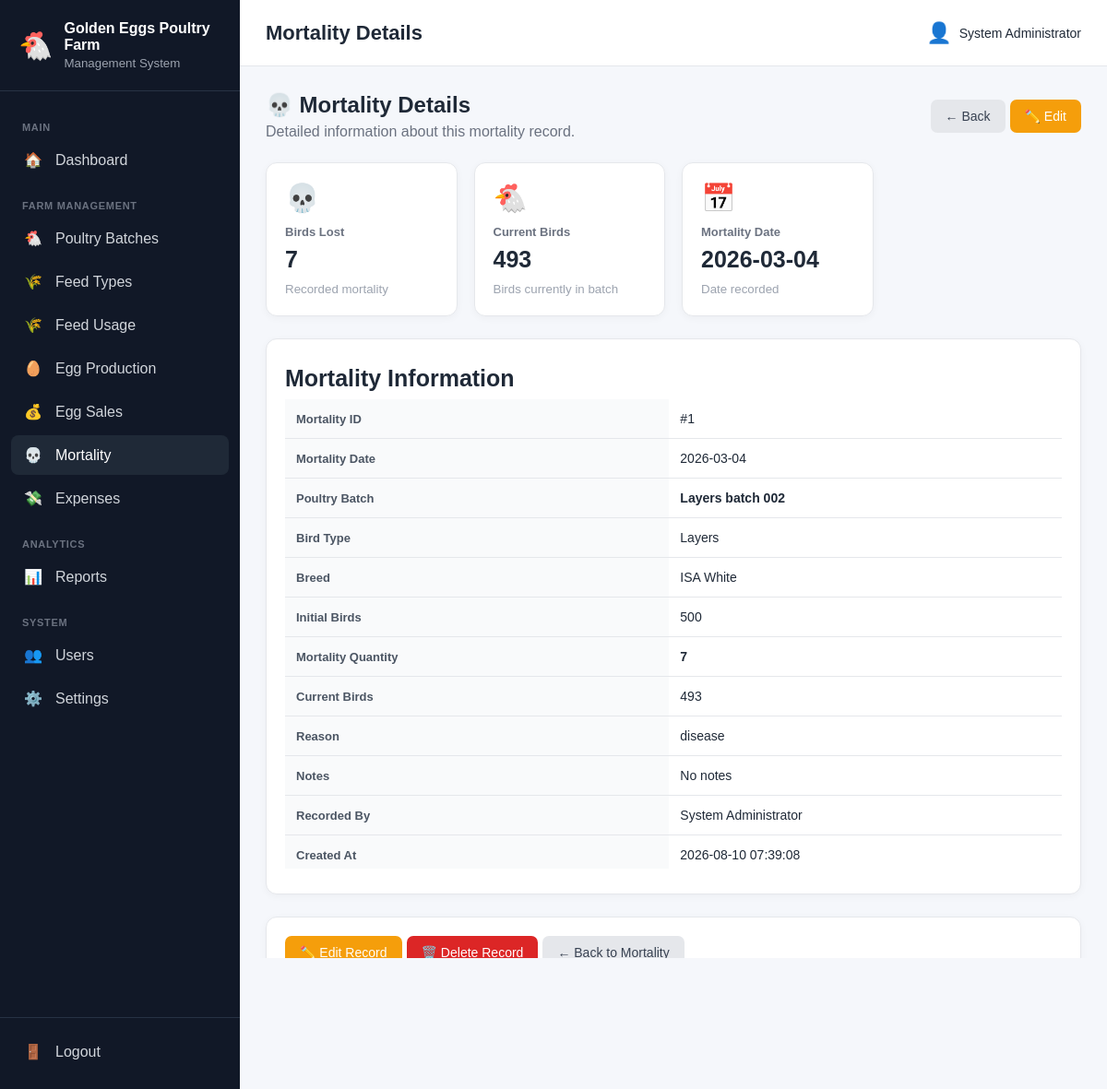
/mortality/view.php?id=1 (signed in), run on the app's committed database.
### tables this page shows
CREATE TABLE `farm_settings` (
  `id` int(10) unsigned NOT NULL AUTO_INCREMENT,
  `farm_name` varchar(150) NOT NULL,
  `farm_location` varchar(255) DEFAULT NULL,
  `phone` varchar(50) DEFAULT NULL,
  `email` varchar(150) DEFAULT NULL,
  `currency` varchar(10) DEFAULT 'GHS',
  `timezone` varchar(100) DEFAULT 'Africa/Accra',
  `created_at` timestamp NOT NULL DEFAULT current_timestamp(),
  `updated_at` timestamp NOT NULL DEFAULT current_timestamp() ON UPDATE current_timestamp(),
  PRIMARY KEY (`id`)
);

CREATE TABLE `mortality` (
  `id` int(10) unsigned NOT NULL AUTO_INCREMENT,
  `batch_id` int(10) unsigned NOT NULL,
  `mortality_date` date NOT NULL,
  `quantity` int(10) unsigned NOT NULL,
  `reason` varchar(255) DEFAULT NULL,
  `notes` text DEFAULT NULL,
  `recorded_by` int(10) unsigned DEFAULT NULL,
  `created_at` timestamp NOT NULL DEFAULT current_timestamp(),
  PRIMARY KEY (`id`),
  KEY `idx_mortality_date` (`mortality_date`),
  KEY `fk_mortality_batch` (`batch_id`),
  KEY `fk_mortality_user` (`recorded_by`),
  CONSTRAINT `fk_mortality_batch` FOREIGN KEY (`batch_id`) REFERENCES `poultry_batches` (`id`) ON DELETE CASCADE,
  CONSTRAINT `fk_mortality_user` FOREIGN KEY (`recorded_by`) REFERENCES `users` (`id`) ON DELETE SET NULL
);

CREATE TABLE `poultry_batches` (
  `id` int(10) unsigned NOT NULL AUTO_INCREMENT,
  `batch_name` varchar(100) NOT NULL,
  `bird_type` varchar(100) NOT NULL,
  `breed` varchar(100) DEFAULT NULL,
  `initial_quantity` int(10) unsigned NOT NULL,
  `current_quantity` int(10) unsigned NOT NULL,
  `date_started` date NOT NULL,
  `expected_sale_date` date DEFAULT NULL,
  `status` enum('active','sold','completed') DEFAULT 'active',
  `notes` text DEFAULT NULL,
  `created_by` int(10) unsigned DEFAULT NULL,
  `created_at` timestamp NOT NULL DEFAULT current_timestamp(),
  `updated_at` timestamp NOT NULL DEFAULT current_timestamp() ON UPDATE current_timestamp(),
  PRIMARY KEY (`id`),
  KEY `idx_batch_status` (`status`),
  KEY `idx_batch_date` (`date_started`),
  KEY `fk_batch_user` (`created_by`),
  CONSTRAINT `fk_batch_user` FOREIGN KEY (`created_by`) REFERENCES `users` (`id`) ON DELETE SET NULL
);

CREATE TABLE `users` (
  `id` int(10) unsigned NOT NULL AUTO_INCREMENT,
  `full_name` varchar(150) NOT NULL,
  `username` varchar(100) NOT NULL,
  `email` varchar(150) DEFAULT NULL,
  `password_hash` varchar(255) NOT NULL,
  `role` enum('admin','co_owner','employee') NOT NULL DEFAULT 'employee',
  `status` enum('active','inactive') NOT NULL DEFAULT 'active',
  `last_login` datetime DEFAULT NULL,
  `created_at` timestamp NOT NULL DEFAULT current_timestamp(),
  `updated_at` timestamp NOT NULL DEFAULT current_timestamp() ON UPDATE current_timestamp(),
  PRIMARY KEY (`id`),
  UNIQUE KEY `username` (`username`),
  UNIQUE KEY `email` (`email`)
);

### includes/functions.php (called while the page is built, shortened)
<?php
function e(?string $value): string
{
    return htmlspecialchars(
        $value ?? '',
        ENT_QUOTES,
        'UTF-8'
    );
}
function farmSettings(): array
{
    global $pdo;
    $settings = [
        'farm_name' =>
            defined('DEFAULT_FARM_NAME')
                ? DEFAULT_FARM_NAME
                : 'Poultry Farm',
        'farm_location' =>
            'Ghana',
        'phone' =>
            null,
        'email' =>
            null,
        'currency' =>
            defined('DEFAULT_CURRENCY')
                ? DEFAULT_CURRENCY
                : 'GHS',
        'timezone' =>
            defined('DEFAULT_TIMEZONE')
                ? DEFAULT_TIMEZONE
                : 'Africa/Accra'
    ];
    try {
        $stmt = $pdo->query("
            SELECT
                farm_name,
                farm_location,
                phone,
                email,
                currency,
                timezone
            FROM farm_settings
            ORDER BY id ASC
            LIMIT 1
        ");
        $databaseSettings =
            $stmt->fetch(PDO::FETCH_ASSOC);
        if ($databaseSettings) {
            $settings = array_merge(
                $settings,
                $databaseSettings
            );
        }
    } catch (Throwable $e) {
    }
    return $settings;
}
function farmName(): string
{
    return (string) (
        farmSettings()['farm_name']
        ?? 'Poultry Farm'
    );
}
function number(int|float $value): string
{
    return number_format(
        (float)$value
    );
}

### mortality/view.php (the view, shortened to what this page needs)
<?php
require_once __DIR__ . '/../config/database.php';
require_once __DIR__ . '/../includes/functions.php';
$id = filter_input(INPUT_GET, 'id', FILTER_VALIDATE_INT);
$stmt = $pdo->prepare("
    SELECT
        m.id,
        m.batch_id,
        m.mortality_date,
        m.quantity,
        m.reason,
        m.notes,
        m.recorded_by,
        m.created_at,
        pb.batch_name,
        pb.bird_type,
        pb.breed,
        pb.initial_quantity,
        pb.current_quantity,
        u.full_name AS recorded_by_name
    FROM mortality m
    INNER JOIN poultry_batches pb
        ON m.batch_id = pb.id
    LEFT JOIN users u
        ON m.recorded_by = u.id
    WHERE m.id = ?
    LIMIT 1
");
$stmt->execute([$id]);
$record = $stmt->fetch();
require_once __DIR__ . '/../includes/header.php';
?>
<div class="page-header">
    <div>
        <h2>💀 Mortality Details</h2>
        <p>
            Detailed information about this mortality record.
        </p>
    </div>
    <div class="action-buttons">
        <a
            href="index.php"
            class="btn btn-secondary"
        >
            ← Back
        </a>
        <a
            href="edit.php?id=<?= (int) $record['id'] ?>"
            class="btn btn-warning"
        >
            ✏️ Edit
        </a>
    </div>
</div>
<div class="dashboard-grid">
    <div class="dashboard-card">
        <div class="dashboard-card-icon">
            💀
        </div>
        <h6>Birds Lost</h6>
        <h3>
            <?= number((int) $record['quantity']) ?>
        </h3>
        <small>
            Recorded mortality
        </small>
    </div>
    <div class="dashboard-card">
        <div class="dashboard-card-icon">
            🐔
        </div>
        <h6>Current Birds</h6>
        <h3>
            <?= number((int) $record['current_quantity']) ?>
        </h3>
        <small>
            Birds currently in batch
        </small>
    </div>
    <div class="dashboard-card">
        <div class="dashboard-card-icon">
            📅
        </div>
        <h6>Mortality Date</h6>
        <h3>
            <?= e($record['mortality_date']) ?>
        </h3>
        <small>
            Date recorded
        </small>
    </div>
</div>
<div
    class="dashboard-card"
    style="margin-top: 24px;"
>
    <h3>
        Mortality Information
    </h3>
    <div class="table-responsive">
        <table class="data-table">
            <tbody>
                <tr>
                    <th>
                        Mortality ID
                    </th>
                    <td>
                        #<?= (int) $record['id'] ?>
                    </td>
                </tr>
                <tr>
                    <th>
                        Mortality Date
                    </th>
                    <td>
                        <?= e(
                            $record['mortality_date']
                        ) ?>
                    </td>
                </tr>
                <tr>
                    <th>
                        Poultry Batch
                    </th>
                    <td>
                        <strong>
                            <?= e(
                                $record['batch_name']
                            ) ?>
                        </strong>
                    </td>
                </tr>
                <tr>
                    <th>
                        Bird Type
                    </th>
                    <td>
                        <?= e(
                            $record['bird_type']
                        ) ?>
                    </td>
                </tr>
                <tr>
                    <th>
                        Breed
                    </th>
                    <td>
                        <?= e(
                            $record['breed']
                            ?: '—'
                        ) ?>
                    </td>
                </tr>
                <tr>
                    <th>
                        Initial Birds
                    </th>
                    <td>
                        <?= number(
                            (int) $record['initial_quantity']
                        ) ?>
                    </td>
                </tr>
                <tr>
                    <th>
                        Mortality Quantity
                    </th>
                    <td>
                        <strong>
                            <?= number(
                                (int) $record['quantity']
                            ) ?>
                        </strong>
                    </td>
                </tr>
                <tr>
                    <th>
                        Current Birds
                    </th>
                    <td>
                        <?= number(
                            (int) $record['current_quantity']
                        ) ?>
                    </td>
                </tr>
                <tr>
                    <th>
                        Reason
                    </th>
                    <td>
                        <?= e(
                            $record['reason']
                            ?: 'Not specified'
                        ) ?>
                    </td>
                </tr>
                <tr>
                    <th>
                        Notes
                    </th>
                    <td>
                        <?= nl2br(
                            e(
                                $record['notes']
                                ?: 'No notes'
                            )
                        ) ?>
                    </td>
                </tr>
                <tr>
                    <th>
                        Recorded By
                    </th>
                    <td>
                        <?= e(
                            $record['recorded_by_name']
                            ?? 'System'
                        ) ?>
                    </td>
                </tr>
                <tr>
                    <th>
                        Created At
                    </th>
                    <td>
                        <?= e(
                            $record['created_at']
                        ) ?>
                    </td>
                </tr>
            </tbody>
        </table>
    </div>
</div>
<div
    class="dashboard-card"
    style="margin-top: 24px;"
>
    <div class="action-buttons">
        <a
            href="edit.php?id=<?= (int) $record['id'] ?>"
            class="btn btn-warning"
        >
            ✏️ Edit Record
        </a>
        <a
            href="delete.php?id=<?= (int) $record['id'] ?>"
            class="btn btn-danger"
        >
            🗑️ Delete Record
        </a>
        <a
            href="index.php"
            class="btn btn-secondary"
        >
            ← Back to Mortality
        </a>
    </div>
</div>
<?php require_once __DIR__ . '/../includes/footer.php'; ?>

### includes/sidebar.php (shortened to what this page needs)
<?php
$currentUri = $_SERVER['REQUEST_URI'] ?? '';
function sidebarActive(string $section): string
{
    global $currentUri;
    return str_contains(
        $currentUri,
        $section
    )
        ? 'active'
        : '';
}
?>
<aside class="sidebar" id="sidebar">
    <div class="sidebar-brand">
        <div class="brand-icon">
            🐔
        </div>
        <div>
            <strong>
                <?= e(farmName()) ?>
            </strong>
            <small>
                Management System
            </small>
        </div>
    </div>
    <nav class="sidebar-nav">
        <div class="nav-section">
            MAIN
        </div>
        <a
            href="../dashboard/index.php"
            class="<?= sidebarActive('/dashboard/') ?>"
        >
            <span>
                🏠
            </span>
            <span>
                Dashboard
            </span>
        </a>
        <div class="nav-section">
            FARM MANAGEMENT
        </div>
        <a
            href="../batches/index.php"
            class="<?= sidebarActive('/batches/') ?>"
        >
            <span>
                🐔
            </span>
            <span>
                Poultry Batches
            </span>
        </a>
        <a
            href="../feed_types/index.php"
            class="<?= sidebarActive('/feed_types/') ?>"
        >
            <span>
                🌾
            </span>
            <span>
                Feed Types
            </span>
        </a>
        <a
            href="../feed/index.php"
            class="<?= sidebarActive('/feed/') ?>"
        >
            <span>
                🌾
            </span>
            <span>
                Feed Usage
            </span>
        </a>
        <a
            href="../eggs/index.php"
            class="<?= sidebarActive('/eggs/') ?>"
        >
            <span>
                🥚
            </span>
            <span>
                Egg Production
            </span>
        </a>
        <a
            href="../sales/index.php"
            class="<?= sidebarActive('/sales/') ?>"
        >
            <span>
                💰
            </span>
            <span>
                Egg Sales
            </span>
        </a>
        <a
            href="../mortality/index.php"
            class="<?= sidebarActive('/mortality/') ?>"
        >
            <span>
                💀
            </span>
            <span>
                Mortality
            </span>
        </a>
        <a
            href="../expenses/index.php"
            class="<?= sidebarActive('/expenses/') ?>"
        >
            <span>
                💸
            </span>
            <span>
                Expenses
            </span>
        </a>
        <div class="nav-section">
            ANALYTICS
        </div>
        <a
            href="../reports/index.php"
            class="<?= sidebarActive('/reports/') ?>"
        >
            <span>
                📊
            </span>
            <span>
                Reports
            </span>
        </a>
        <div class="nav-section">
            SYSTEM
        </div>
        <a
            href="../users/index.php"
            class="<?= sidebarActive('/users/') ?>"
        >
            <span>
                👥
            </span>
            <span>
                Users
            </span>
        </a>
        <a
            href="../settings/index.php"
            class="<?= sidebarActive('/settings/') ?>"
        >
            <span>
                ⚙️
            </span>
            <span>
                Settings
            </span>
        </a>
    </nav>
    <div class="sidebar-footer">
        <a
            href="../auth/logout.php"
            class="logout-link"
        >
            <span>
                🚪
            </span>
            <span>
                Logout
            </span>
        </a>
    </div>
</aside>

### data on the page
farm_settings: farm_name "Golden Eggs Poultry Farm"
mortality: quantity "7", batch.current_quantity "493", mortality_date "2026-03-04", id "1", batch.batch_name "Layers batch 002", batch.bird_type "Layers", batch.breed "ISA White", batch.initial_quantity "500", reason "disease", notes "No notes", recorded_by.full_name "System Administrator", created_at "2026-08-10 07:39:08"

### other printed values
$pageTitle "Mortality Details"
$_SESSION['full_name'] "System Administrator"
